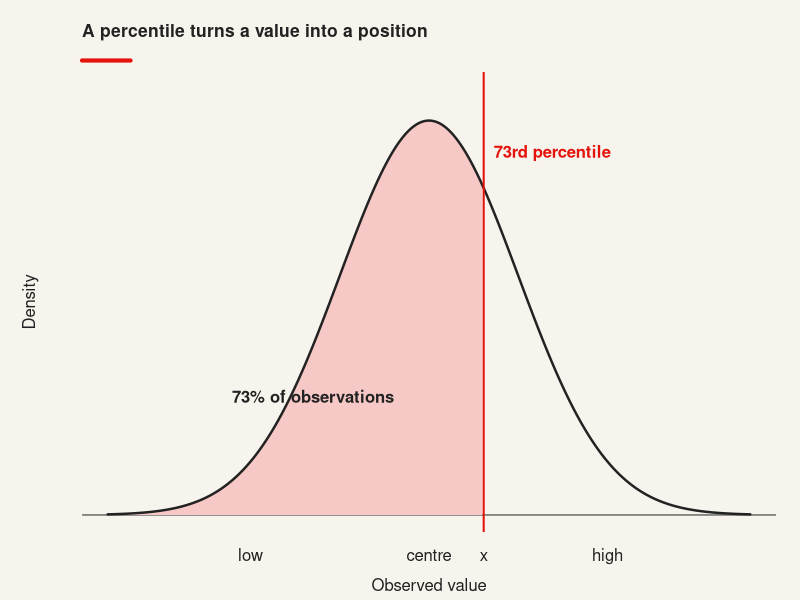
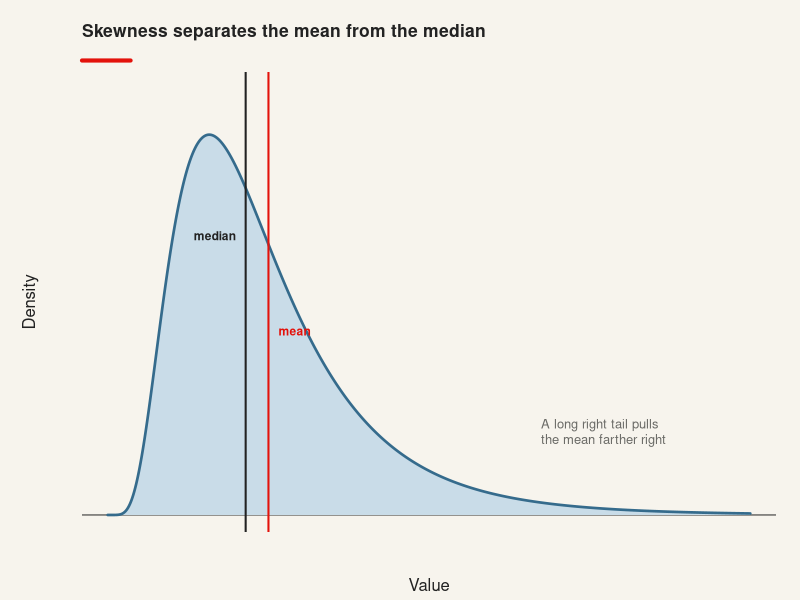
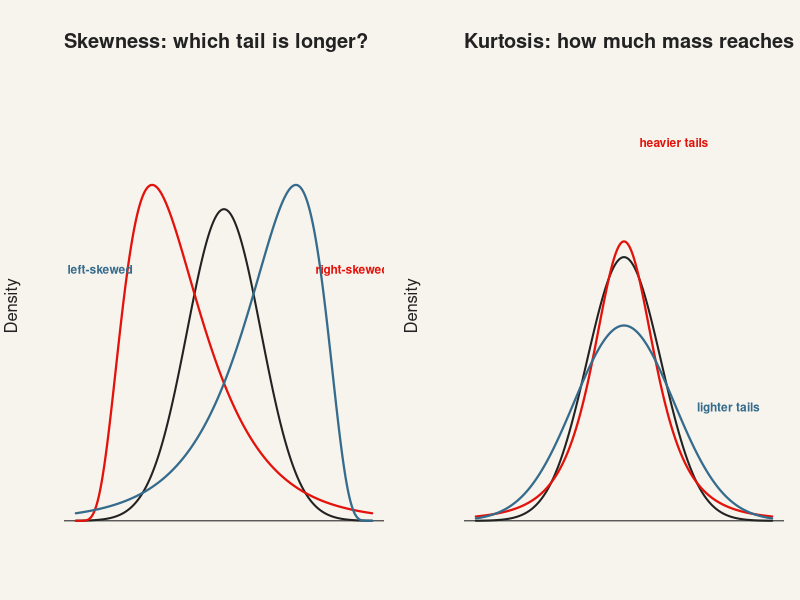
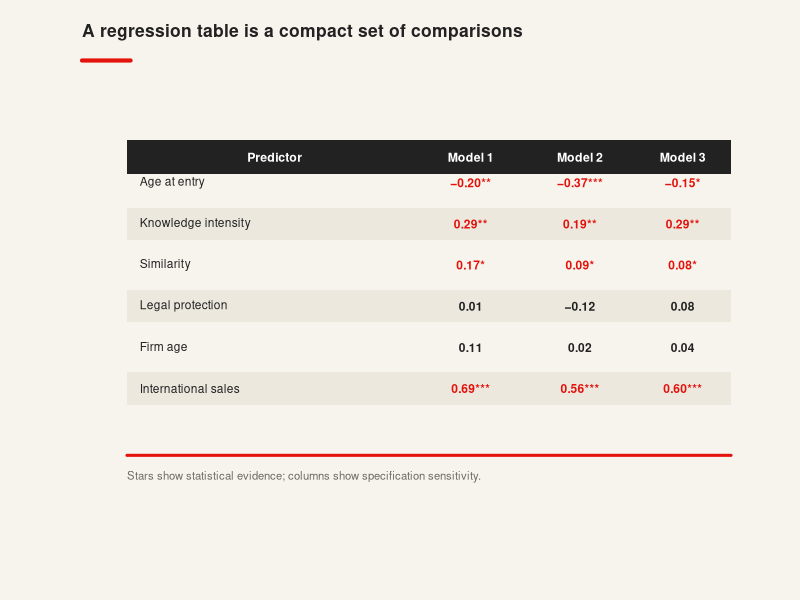
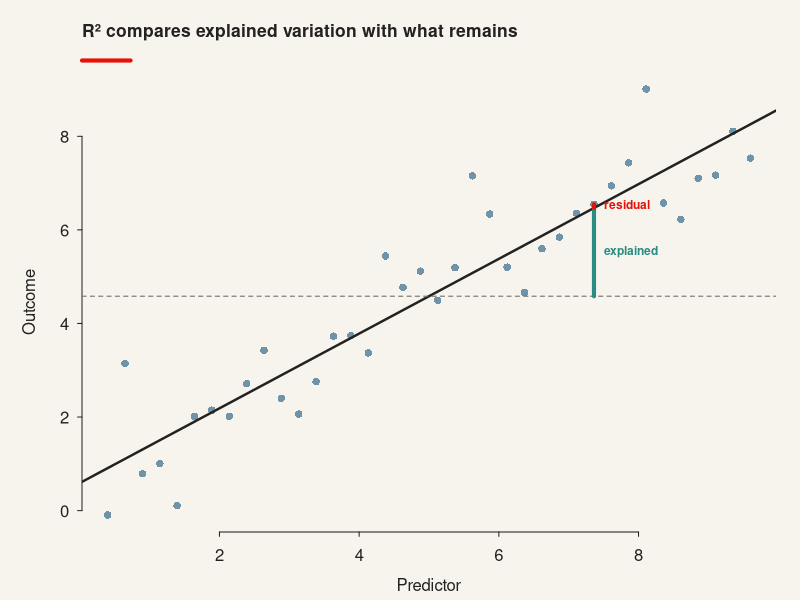
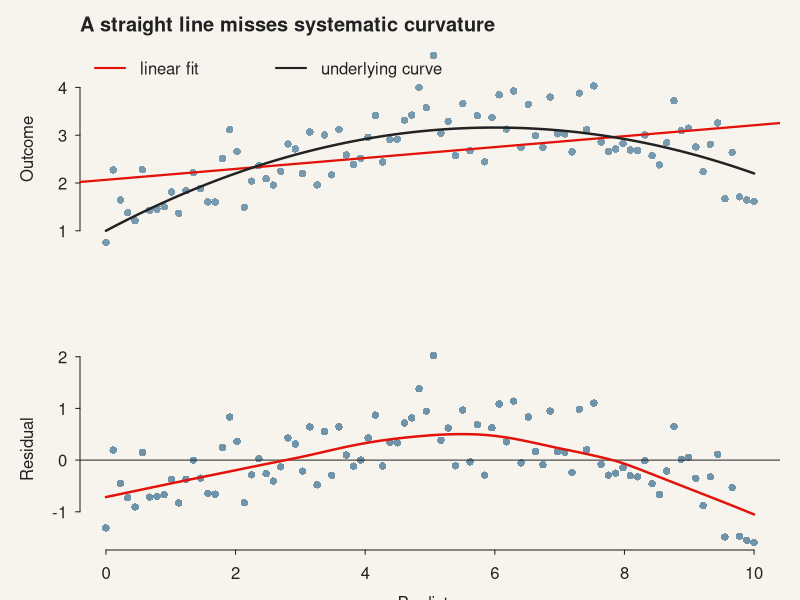
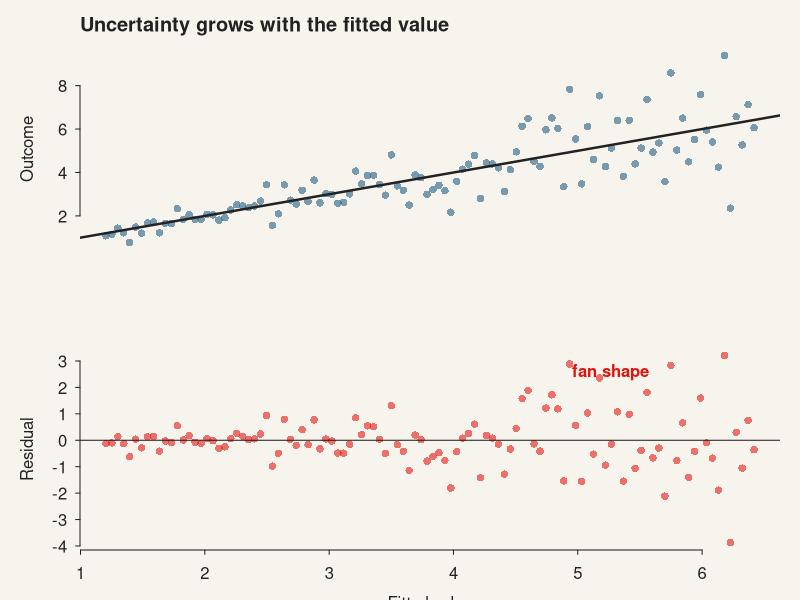
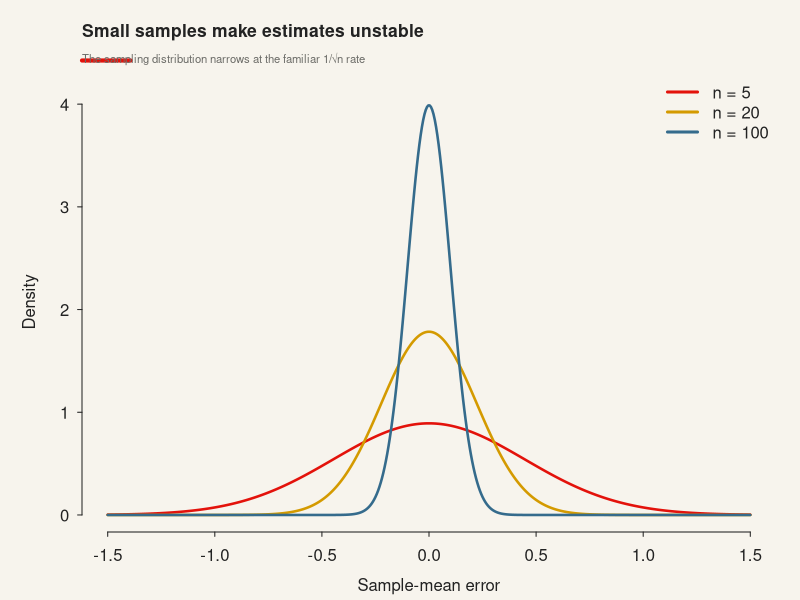

Generate these figures, in order, with R:
# Rebuilds third-party teaching figures as original, course-owned PNG graphics.
# The visual language is inspired by restrained economic-journalism graphics:
# warm paper, charcoal type, one red accent, direct labels, and minimal grids.

BG <- "#F7F4ED"
INK <- "#222222"
MUTED <- "#6B6B67"
RED <- "#E3120B"
BLUE <- "#356B8C"
TEAL <- "#2A8C82"
GOLD <- "#D49A00"
GRID <- "#D8D3C8"
PALE_RED <- "#F7C9C6"
PALE_BLUE <- "#C9DCE8"
PALE_TEAL <- "#C6E2DE"

paths <- c(
  S02 = "02-exploratory-data-analysis/01-lecture/economist-assets",
  S03 = "03-inference-diagnostics-interpretation/01-lecture/economist-assets",
  S04 = "04-bias-variance-and-cross-validation/01-lecture/economist-assets",
  S07 = "07-trees-forests-boosting/01-lecture/economist-assets",
  S08 = "08-pca-and-factor-models/01-lecture/economist-assets",
  S09 = "09-clustering-and-text-as-data/01-lecture/economist-assets",
  S10 = "10-causal-machine-learning/01-lecture/economist-assets",
  S11 = "11-forecasting-drift-and-governance/01-lecture/economist-assets"
)
invisible(lapply(paths, dir.create, recursive = TRUE, showWarnings = FALSE))

generated_assets <- character()

asset <- function(session, filename) {
  filename <- sub("\\.svg$", ".png", filename)
  path <- file.path(paths[[session]], filename)
  generated_assets <<- c(generated_assets, path)
  path
}

open_svg <- function(path, width = 10, height = 5.625) {
  # Prefer Quartz on macOS (it avoids an external X11 dependency) and Cairo on
  # headless Linux runners such as GitHub Actions.
  device_type <- if (capabilities("aqua")) "quartz" else "cairo"
  png(path, width = round(width * 144), height = round(height * 144),
      res = 144, bg = BG, pointsize = 13, family = "sans", type = device_type)
  par(bg = BG, fg = INK, col.axis = INK, col.lab = INK, col.main = INK,
      las = 1, bty = "n", mar = c(3.4, 4.1, 3.6, 1.2),
      mgp = c(2.15, 0.65, 0), tcl = -0.22)
}

headline <- function(title, subtitle = NULL) {
  mtext(title, side = 3, adj = 0, line = 1.55, font = 2, cex = 1.05, col = INK)
  segments(par("usr")[1], par("usr")[4] + 0.025 * diff(par("usr")[3:4]),
           par("usr")[1] + 0.07 * diff(par("usr")[1:2]),
           par("usr")[4] + 0.025 * diff(par("usr")[3:4]), col = RED, lwd = 4,
           xpd = NA)
  if (!is.null(subtitle))
    mtext(subtitle, side = 3, adj = 0, line = 0.25, cex = 0.68, col = MUTED)
}

direct_label <- function(x, y, label, col = INK, pos = 4, ...) {
  text(x, y, label, col = col, pos = pos, font = 2, cex = 0.72, ...)
}

box <- function(x, y, w, h, label, fill = "white", border = GRID,
                col = INK, cex = 0.72, font = 2, radius = 0) {
  rect(x - w / 2, y - h / 2, x + w / 2, y + h / 2,
       col = fill, border = border, lwd = 1.5)
  text(x, y, label, col = col, cex = cex, font = font)
}

node_circle <- function(x, y, r, label, fill = PALE_BLUE, border = BLUE,
                        col = INK, cex = 0.72) {
  symbols(x, y, circles = r, inches = FALSE, add = TRUE, bg = fill,
          fg = border, lwd = 1.6)
  text(x, y, label, col = col, cex = cex, font = 2)
}

link <- function(x0, y0, x1, y1, col = MUTED, lwd = 1.7, label = NULL) {
  arrows(x0, y0, x1, y1, length = 0.08, angle = 22, col = col, lwd = lwd)
  if (!is.null(label)) text((x0 + x1) / 2, (y0 + y1) / 2 + 2.2,
                            label, col = col, cex = 0.64, font = 2)
}

# Session 02 -----------------------------------------------------------------

open_svg(asset("S02", "percentile.svg"))
x <- seq(-3.6, 3.6, length.out = 500); y <- dnorm(x)
plot(x, y, type = "n", axes = FALSE, xlab = "Observed value", ylab = "Density",
     ylim = c(0, max(y) * 1.08)); abline(h = 0, col = INK)
cut <- qnorm(.73); xs <- x[x <= cut]
polygon(c(xs, rev(xs)), c(dnorm(xs), rep(0, length(xs))), col = PALE_RED, border = NA)
lines(x, y, col = INK, lwd = 2.4); abline(v = cut, col = RED, lwd = 2)
axis(1, at = c(-2, 0, cut, 2), labels = c("low", "centre", "x", "high"), col = NA)
text(cut, dnorm(cut) + .035, "73rd percentile", col = RED, pos = 4, font = 2)
text(-1.3, .12, "73% of observations", col = INK, font = 2)
headline("A percentile turns a value into a position")
dev.off()

open_svg(asset("S02", "mean-median.svg"))
x <- seq(0.02, 8, length.out = 700); y <- dlnorm(x, meanlog = .55, sdlog = .55)
plot(x, y, type = "n", axes = FALSE, xlab = "Value", ylab = "Density",
     ylim = c(0, max(y) * 1.12)); abline(h = 0, col = INK)
polygon(c(x, rev(x)), c(y, rep(0, length(x))), col = PALE_BLUE, border = NA)
lines(x, y, col = BLUE, lwd = 2.6)
med <- exp(.55); mn <- exp(.55 + .55^2 / 2)
abline(v = med, col = INK, lwd = 2); abline(v = mn, col = RED, lwd = 2)
direct_label(med, max(y) * .73, "median", col = INK, pos = 2)
direct_label(mn, max(y) * .48, "mean", col = RED, pos = 4)
text(5.4, max(y) * .22, "A long right tail pulls\nthe mean farther right", adj = 0,
     cex = .78, col = MUTED)
headline("Skewness separates the mean from the median")
dev.off()

open_svg(asset("S02", "shape.svg"), width = 11, height = 5.6)
par(mfrow = c(1, 2), mar = c(3.1, 3.2, 3.7, .8))
x <- seq(-4, 4, length.out = 500)
plot(x, dnorm(x), type = "n", axes = FALSE, xlab = "", ylab = "Density",
     ylim = c(0, .55)); abline(h = 0, col = INK)
lines(x, dnorm(x), col = INK, lwd = 2)
right <- dlnorm(x + 4.1, 1, .48); right <- right / max(right) * .43
left <- rev(right)
lines(x, right, col = RED, lwd = 2.2); lines(x, left, col = BLUE, lwd = 2.2)
direct_label(2.2, .32, "right-skewed", RED, 4); direct_label(-2.2, .32, "left-skewed", BLUE, 2)
title("Skewness: which tail is longer?", adj = 0, line = 1.3, font.main = 2)
plot(x, dnorm(x), type = "n", axes = FALSE, xlab = "", ylab = "Density",
     ylim = c(0, .65)); abline(h = 0, col = INK)
normal <- dnorm(x); heavy <- dt(x * 1.15, df = 3) * 1.15; light <- dnorm(x, sd = 1.35)
lines(x, normal, col = INK, lwd = 2); lines(x, heavy, col = RED, lwd = 2.2)
lines(x, light, col = BLUE, lwd = 2.2)
direct_label(.15, .57, "heavier tails", RED, 4); direct_label(1.7, .17, "lighter tails", BLUE, 4)
title("Kurtosis: how much mass reaches the tails?", adj = 0, line = 1.3, font.main = 2)
dev.off()

# Session 03: diagnostics -----------------------------------------------------

open_svg(asset("S03", "regression-table.svg"), width = 11, height = 5.9)
plot.new(); plot.window(xlim = c(0, 100), ylim = c(0, 100)); headline("A regression table is a compact set of comparisons")
cols <- c(4, 48, 65, 82, 97); rows <- seq(78, 20, length.out = 7)
rect(3, 80, 97, 88, col = INK, border = NA)
headers <- c("Predictor", "Model 1", "Model 2", "Model 3")
for (i in seq_along(headers)) text((cols[i] + cols[i + 1]) / 2, 84, headers[i], col = "white", font = 2, cex = .74)
labels <- c("Age at entry", "Knowledge intensity", "Similarity", "Legal protection", "Firm age", "International sales")
values <- rbind(c("−0.20**", "−0.37***", "−0.15*"), c("0.29**", "0.19**", "0.29**"),
                c("0.17*", "0.09*", "0.08*"), c("0.01", "−0.12", "0.08"),
                c("0.11", "0.02", "0.04"), c("0.69***", "0.56***", "0.60***"))
for (r in seq_along(labels)) {
  if (r %% 2 == 0) rect(3, rows[r] - 3.8, 97, rows[r] + 3.8, col = "#ECE8DE", border = NA)
  text(5, rows[r], labels[r], adj = 0, cex = .72, col = INK)
  for (j in 1:3) text((cols[j + 1] + cols[j + 2]) / 2, rows[r], values[r, j],
                       cex = .72, col = if (grepl("\\*", values[r, j])) RED else INK, font = 2)
}
segments(3, 14, 97, 14, col = RED, lwd = 3); text(3, 9, "Stars show statistical evidence; columns show specification sensitivity.", adj = 0, cex = .68, col = MUTED)
dev.off()

set.seed(12)
open_svg(asset("S03", "r-squared.svg"))
x <- seq(0.4, 9.6, length.out = 38); y <- 1.1 + .72 * x + rnorm(length(x), 0, 1.0)
fit <- lm(y ~ x); yh <- fitted(fit); idx <- 29
plot(x, y, pch = 16, col = adjustcolor(BLUE, .7), xlab = "Predictor", ylab = "Outcome", axes = FALSE)
axis(1); axis(2); abline(fit, col = INK, lwd = 2.4); abline(h = mean(y), col = MUTED, lty = 2)
segments(x[idx], mean(y), x[idx], yh[idx], col = TEAL, lwd = 4)
segments(x[idx], yh[idx], x[idx], y[idx], col = RED, lwd = 4)
direct_label(x[idx], (mean(y) + yh[idx]) / 2, "explained", TEAL, 4)
direct_label(x[idx], (yh[idx] + y[idx]) / 2, "residual", RED, 4)
headline("R² compares explained variation with what remains")
dev.off()

set.seed(22)
open_svg(asset("S03", "nonlinearity.svg"), width = 10.5, height = 6)
par(mfrow = c(2, 1), mar = c(2.5, 4, 2.4, 1))
x <- seq(0, 10, length.out = 90); y <- 1 + .72 * x - .06 * x^2 + rnorm(90, 0, .48); fit <- lm(y ~ x)
plot(x, y, pch = 16, col = adjustcolor(BLUE, .65), axes = FALSE, xlab = "", ylab = "Outcome")
axis(2); abline(fit, col = RED, lwd = 2.2); lines(x, 1 + .72 * x - .06 * x^2, col = INK, lwd = 2.4)
legend("topleft", c("linear fit", "underlying curve"), col = c(RED, INK), lwd = 2, bty = "n", horiz = TRUE)
title("A straight line misses systematic curvature", adj = 0, font.main = 2)
plot(x, resid(fit), pch = 16, col = adjustcolor(BLUE, .7), axes = FALSE, xlab = "Predictor", ylab = "Residual")
axis(1); axis(2); abline(h = 0, col = INK); lines(lowess(x, resid(fit), f = .45), col = RED, lwd = 2.4)
dev.off()

set.seed(33)
open_svg(asset("S03", "heteroskedasticity.svg"), width = 10.5, height = 6)
par(mfrow = c(2, 1), mar = c(2.5, 4, 2.4, 1))
x <- seq(0.2, 10, length.out = 110); y <- 1 + .55 * x + rnorm(110, 0, .18 + .12 * x); fit <- lm(y ~ x)
plot(x, y, pch = 16, col = adjustcolor(BLUE, .65), axes = FALSE, xlab = "", ylab = "Outcome")
axis(2); abline(fit, col = INK, lwd = 2.4); title("Uncertainty grows with the fitted value", adj = 0, font.main = 2)
plot(fitted(fit), resid(fit), pch = 16, col = adjustcolor(RED, .58), axes = FALSE, xlab = "Fitted value", ylab = "Residual")
axis(1); axis(2); abline(h = 0, col = INK); text(max(fitted(fit)) * .82, max(resid(fit)) * .8, "fan shape", col = RED, font = 2)
dev.off()

open_svg(asset("S03", "small-samples.svg"))
x <- seq(-1.5, 1.5, length.out = 500); ns <- c(5, 20, 100); cols <- c(RED, GOLD, BLUE)
plot(x, dnorm(x, sd = 1 / sqrt(5)), type = "n", axes = FALSE, xlab = "Sample-mean error", ylab = "Density",
     ylim = c(0, max(dnorm(x, sd = 1 / sqrt(100))) * 1.04)); axis(1); axis(2)
for (i in seq_along(ns)) lines(x, dnorm(x, sd = 1 / sqrt(ns[i])), col = cols[i], lwd = 2.5)
legend("topright", paste("n =", ns), col = cols, lwd = 3, bty = "n")
headline("Small samples make estimates unstable", "The sampling distribution narrows at the familiar 1/√n rate")
dev.off()

# Session 04: logistic regression -------------------------------------------

open_svg(asset("S04", "logistic-curves.svg"), width = 10.5, height = 5.8)
par(mfrow = c(1, 2), mar = c(3.3, 3.7, 3.6, .8))
x <- seq(-6, 6, length.out = 400)
for (sign in c(1, -1)) {
  p <- plogis(sign * x)
  plot(x, p, type = "n", ylim = c(0, 1), axes = FALSE, xlab = "Predictor x", ylab = "Probability")
  axis(1); axis(2, at = c(0, .5, 1)); abline(h = c(0, .5, 1), col = GRID, lty = c(1, 2, 1))
  lines(x, p, col = if (sign == 1) RED else BLUE, lwd = 3)
  title(if (sign == 1) "Positive coefficient" else "Negative coefficient", adj = 0, font.main = 2)
  text(if (sign == 1) 3.5 else -3.5, .82, if (sign == 1) "odds rise" else "odds fall",
       col = if (sign == 1) RED else BLUE, font = 2)
}
dev.off()

# Session 07: PCA and factor analysis ---------------------------------------

set.seed(48)
open_svg(asset("S07", "bayes-classifier.svg"))
n <- 90; x1 <- rnorm(n, rep(c(-1.2, 1.25), each = n / 2), .75); x2 <- rnorm(n, rep(c(.6, -.4), each = n / 2), .8)
grp <- rep(c(0, 1), each = n / 2)
plot(x1, x2, pch = 21, bg = ifelse(grp == 0, PALE_RED, PALE_BLUE), col = ifelse(grp == 0, RED, BLUE),
     axes = FALSE, xlab = "Feature 1", ylab = "Feature 2", cex = 1.05); axis(1); axis(2)
curve(.18 * x^2 - .35 * x + .05, from = -3.2, to = 3.2, add = TRUE, col = INK, lwd = 2.7)
text(-2.4, -1.4, "class A", col = RED, font = 2); text(2.1, 1.35, "class B", col = BLUE, font = 2)
headline("The Bayes boundary assigns the most probable class")
dev.off()

open_svg(asset("S07", "cross-validation.svg"), width = 11, height = 5.6)
plot.new(); plot.window(xlim = c(0, 12), ylim = c(0, 10)); headline("Ten-fold cross-validation rotates the test set")
for (r in 1:6) {
  for (k in 1:10) rect(k, 8.4 - r, k + .78, 8.92 - r, col = if (k == r) RED else "white", border = GRID)
  text(.65, 8.65 - r, paste0("fold ", r), adj = 1, cex = .68, col = MUTED)
}
text(5.9, 1.35, "Every observation is tested once; training never sees its own test fold.", cex = .76, col = INK, font = 2)
dev.off()

open_svg(asset("S07", "learning-taxonomy.svg"), width = 11, height = 6)
plot.new(); plot.window(xlim = c(0, 100), ylim = c(0, 100)); headline("Learning problems differ by the signal available")
box(50, 82, 28, 9, "Machine learning", fill = INK, border = INK, col = "white", cex = .82)
box(22, 60, 25, 9, "Supervised", fill = PALE_RED, border = RED)
box(50, 60, 25, 9, "Unsupervised", fill = PALE_BLUE, border = BLUE)
box(78, 60, 25, 9, "Reinforcement", fill = PALE_TEAL, border = TEAL)
segments(50, 77.5, c(22, 50, 78), c(64.5, 64.5, 64.5), col = MUTED, lwd = 1.5)
box(14, 35, 20, 8, "Classification", fill = "white", border = GRID)
box(31, 35, 20, 8, "Regression", fill = "white", border = GRID)
box(44, 35, 20, 8, "Clustering", fill = "white", border = GRID)
box(61, 35, 20, 8, "Dimension reduction", fill = "white", border = GRID)
box(78, 35, 20, 8, "Policy learning", fill = "white", border = GRID)
segments(22, 55.5, c(14, 31), c(39, 39), col = MUTED)
segments(50, 55.5, c(44, 61), c(39, 39), col = MUTED)
segments(78, 55.5, 78, 39, col = MUTED)
text(50, 18, "PCA and factor analysis live in the unsupervised branch.", col = RED, font = 2, cex = .82)
dev.off()

set.seed(54)
open_svg(asset("S07", "pca-axes.svg"))
z1 <- rnorm(95, 0, 1.35); z2 <- .55 * z1 + rnorm(95, 0, .48)
plot(z1, z2, pch = 21, bg = PALE_BLUE, col = BLUE, axes = FALSE, xlab = "Original variable x", ylab = "Original variable y")
axis(1); axis(2); arrows(-2.8, -1.5, 2.9, 1.65, col = RED, lwd = 3, length = .1)
arrows(1.0, -2.0, -1.0, 2.0, col = INK, lwd = 2, length = .1)
direct_label(2.15, 1.5, "PC1: most variance", RED, 4)
direct_label(-.9, 1.9, "PC2", INK, 2)
headline("PCA rotates the axes toward maximum variation")
dev.off()

set.seed(60)
open_svg(asset("S07", "pca-biplot.svg"))
score1 <- rnorm(45); score2 <- .35 * score1 + rnorm(45, sd = .72)
plot(score1, score2, pch = 21, bg = PALE_BLUE, col = BLUE, axes = FALSE, xlab = "PC1", ylab = "PC2", xlim = c(-2.7, 2.7), ylim = c(-2.3, 2.3))
axis(1); axis(2); abline(h = 0, v = 0, col = GRID)
loads <- rbind(c(1.8, .6), c(1.3, -1.4), c(-1.2, 1.5), c(-1.7, -.6)); labs <- c("productivity", "investment", "skills", "energy")
for (i in 1:4) { arrows(0, 0, loads[i, 1], loads[i, 2], col = RED, lwd = 2, length = .09); direct_label(loads[i, 1], loads[i, 2], labs[i], RED, 4) }
headline("A biplot joins observations with variable loadings")
dev.off()

open_svg(asset("S07", "dimension-reduction-map.svg"), width = 11, height = 6)
plot.new(); plot.window(xlim = c(0, 100), ylim = c(0, 100)); headline("Choose a method from the variables you actually have")
box(50, 82, 30, 9, "Multivariate data", fill = INK, border = INK, col = "white")
box(18, 59, 25, 9, "Quantitative", fill = PALE_BLUE, border = BLUE)
box(50, 59, 25, 9, "Qualitative", fill = PALE_TEAL, border = TEAL)
box(82, 59, 25, 9, "Mixed", fill = PALE_RED, border = RED)
segments(50, 77.5, c(18, 50, 82), c(63.5, 63.5, 63.5), col = MUTED)
box(11, 34, 17, 8, "PCA", fill = "white", border = BLUE)
box(29, 34, 17, 8, "Factor analysis", fill = "white", border = BLUE)
box(50, 34, 17, 8, "MCA", fill = "white", border = TEAL)
box(74, 34, 17, 8, "FAMD", fill = "white", border = RED)
box(91, 34, 14, 8, "MFA", fill = "white", border = RED)
segments(18, 54.5, c(11, 29), c(38, 38), col = MUTED); segments(50, 54.5, 50, 38, col = MUTED); segments(82, 54.5, c(74, 91), c(38, 38), col = MUTED)
dev.off()

# Session 08: KNN and bias-variance -----------------------------------------

open_svg(asset("S08", "bias-variance.svg"))
cplx <- seq(0.03, 1, length.out = 300); bias2 <- 1.05 * exp(-3.2 * cplx) + .05; variance <- .08 + .82 * cplx^2; total <- bias2 + variance + .13
plot(cplx, total, type = "n", axes = FALSE, xlab = "Model flexibility", ylab = "Expected test error", ylim = c(0, 1.25)); axis(1, at = c(.05, .5, .95), labels = c("simple", "balanced", "very flexible")); axis(2)
lines(cplx, bias2, col = BLUE, lwd = 2.5); lines(cplx, variance, col = RED, lwd = 2.5); lines(cplx, total, col = INK, lwd = 3)
best <- which.min(total); abline(v = cplx[best], col = GOLD, lty = 2, lwd = 2)
direct_label(.18, bias2[45], "bias²", BLUE, 4); direct_label(.82, variance[245], "variance", RED, 4); direct_label(cplx[best], total[best], "lowest total error", GOLD, 4)
headline("Good prediction balances bias against variance")
dev.off()

set.seed(72); x <- sort(runif(35, -3, 3)); truth <- sin(x) + .15 * x; y <- truth + rnorm(35, 0, .22)
open_svg(asset("S08", "underfit.svg"))
plot(x, y, pch = 21, bg = PALE_BLUE, col = BLUE, axes = FALSE, xlab = "x", ylab = "y"); axis(1); axis(2)
abline(lm(y ~ x), col = RED, lwd = 3); lines(x, truth, col = INK, lwd = 2, lty = 2)
headline("Underfitting leaves stable structure unexplained")
legend("topleft", c("linear fit", "signal"), col = c(RED, INK), lwd = c(3, 2), lty = c(1, 2), bty = "n")
dev.off()

open_svg(asset("S08", "overfit.svg"))
plot(x, y, pch = 21, bg = PALE_BLUE, col = BLUE, axes = FALSE, xlab = "x", ylab = "y"); axis(1); axis(2)
polyfit <- lm(y ~ poly(x, 10)); gridx <- seq(min(x), max(x), length.out = 500); lines(gridx, predict(polyfit, newdata = data.frame(x = gridx)), col = RED, lwd = 2.5)
lines(x, truth, col = INK, lwd = 2, lty = 2); headline("Overfitting follows noise as though it were signal")
dev.off()

set.seed(75)
open_svg(asset("S08", "knn-boundary.svg"))
a <- cbind(rnorm(70, -1.1, .7), rnorm(70, .4, .8)); b <- cbind(rnorm(70, 1.1, .75), rnorm(70, -.25, .75))
plot(a, pch = 21, bg = PALE_RED, col = RED, axes = FALSE, xlab = "Feature 1", ylab = "Feature 2", xlim = c(-3, 3), ylim = c(-2.6, 2.6)); points(b, pch = 21, bg = PALE_BLUE, col = BLUE); axis(1); axis(2)
curve(.18 * sin(2 * x) - .2 * x, from = -3, to = 3, add = TRUE, col = INK, lwd = 3)
headline("KNN lets nearby observations draw the boundary")
dev.off()

open_svg(asset("S08", "nearest-neighbours.svg"))
set.seed(79); pts <- cbind(runif(18, -2.4, 2.4), runif(18, -2, 2)); cl <- rep(c(RED, BLUE), 9)
plot(pts, pch = 21, bg = adjustcolor(cl, .22), col = cl, cex = 1.15, axes = FALSE, xlab = "Feature 1", ylab = "Feature 2", asp = 1); axis(1); axis(2)
symbols(0, 0, circles = 1.15, inches = FALSE, add = TRUE, fg = TEAL, lwd = 2.5); points(0, 0, pch = 4, lwd = 3, cex = 1.4, col = INK)
text(1.2, 1.15, "k-neighbourhood", col = TEAL, font = 2, pos = 4)
headline("A query inherits the majority label in its neighbourhood")
dev.off()

open_svg(asset("S08", "complexity-compare.svg"), width = 11, height = 5.7)
par(mfrow = c(1, 3), mar = c(3, 2.4, 3.5, .5))
set.seed(81); px <- runif(70, -2.5, 2.5); py <- runif(70, -2, 2); cls <- px + .35 * py + rnorm(70, 0, .65) > 0
for (i in 1:3) {
  plot(px, py, pch = 21, bg = ifelse(cls, PALE_BLUE, PALE_RED), col = ifelse(cls, BLUE, RED), axes = FALSE, xlab = "", ylab = "")
  if (i == 1) curve(.25 * sin(5 * x), add = TRUE, col = INK, lwd = 2.3)
  if (i == 2) curve(.12 * sin(1.4 * x), add = TRUE, col = INK, lwd = 2.3)
  if (i == 3) abline(v = 0, col = INK, lwd = 2.3)
  title(c("k = 1: jagged", "k = 10: balanced", "k = 100: blunt")[i], adj = 0, font.main = 2, cex.main = .9)
}
dev.off()

open_svg(asset("S08", "error-complexity.svg"))
cplx <- seq(.02, 1, length.out = 220); train <- .65 * exp(-3.3 * cplx) + .08; test <- .22 + 1.05 * (cplx - .48)^2
plot(cplx, test, type = "n", axes = FALSE, xlab = "Model flexibility", ylab = "Error", ylim = c(0, .82)); axis(1, at = c(.05, .5, .95), labels = c("simple", "balanced", "flexible")); axis(2)
lines(cplx, train, col = BLUE, lwd = 2.7); lines(cplx, test, col = RED, lwd = 2.7); abline(v = cplx[which.min(test)], col = GOLD, lty = 2)
direct_label(.72, train[160], "training", BLUE, 4); direct_label(.72, test[160], "test", RED, 4)
headline("Training error keeps falling after test error turns")
dev.off()

open_svg(asset("S08", "confusion-matrix.svg"), width = 8.4, height = 6)
plot.new(); plot.window(xlim = c(0, 100), ylim = c(0, 100)); headline("A confusion matrix separates four kinds of decision")
rect(22, 16, 82, 76, border = INK, lwd = 2); segments(52, 16, 52, 76, col = INK); segments(22, 46, 82, 46, col = INK)
rect(22, 46, 52, 76, col = PALE_TEAL, border = NA); rect(52, 16, 82, 46, col = PALE_TEAL, border = NA)
rect(52, 46, 82, 76, col = PALE_RED, border = NA); rect(22, 16, 52, 46, col = PALE_RED, border = NA)
segments(52, 16, 52, 76, col = INK); segments(22, 46, 82, 46, col = INK); rect(22, 16, 82, 76, border = INK, lwd = 2)
text(c(37, 67, 37, 67), c(61, 61, 31, 31), c("TRUE\nPOSITIVE", "FALSE\nPOSITIVE", "FALSE\nNEGATIVE", "TRUE\nNEGATIVE"), font = 2, cex = .82, col = c(TEAL, RED, RED, TEAL))
text(52, 83, "PREDICTED", font = 2); text(14, 46, "ACTUAL", srt = 90, font = 2)
dev.off()

# Session 09: SEM ------------------------------------------------------------

open_svg(asset("S09", "cfa-model.svg"), width = 11, height = 6)
plot.new(); plot.window(xlim = c(0, 100), ylim = c(0, 100)); headline("CFA links latent constructs to observed indicators")
lat <- c(20, 50, 80); labs <- c("Visual", "Textual", "Speed"); fills <- c(PALE_RED, PALE_BLUE, PALE_TEAL); borders <- c(RED, BLUE, TEAL)
for (i in 1:3) {
  node_circle(lat[i], 73, 8, labs[i], fills[i], borders[i])
  for (j in 1:3) { xx <- lat[i] + (j - 2) * 8; box(xx, 33, 7, 8, paste0(substr(labs[i], 1, 1), j), fill = "white"); link(lat[i] + (j - 2) * 1.2, 65, xx, 37, borders[i], 1.4) }
}
dev.off()

open_svg(asset("S09", "sem-model.svg"), width = 11, height = 6)
plot.new(); plot.window(xlim = c(0, 100), ylim = c(0, 100)); headline("SEM estimates direct and indirect paths together")
node_circle(17, 62, 9, "Capabilities", PALE_BLUE, BLUE); node_circle(50, 62, 9, "Innovation", PALE_TEAL, TEAL); node_circle(83, 62, 9, "Performance", PALE_RED, RED)
link(26, 62, 41, 62, BLUE, label = "0.48"); link(59, 62, 74, 62, TEAL, label = "0.37"); link(23, 53, 77, 53, RED, label = "0.18 direct")
for (x0 in c(12, 17, 22)) box(x0, 28, 7, 7, paste0("x", (x0 - 7) / 5), fill = "white")
for (x0 in c(45, 50, 55)) box(x0, 28, 7, 7, paste0("m", (x0 - 40) / 5), fill = "white")
for (x0 in c(78, 83, 88)) box(x0, 28, 7, 7, paste0("y", (x0 - 73) / 5), fill = "white")
dev.off()

open_svg(asset("S09", "tpb-model.svg"), width = 11, height = 6)
plot.new(); plot.window(xlim = c(0, 100), ylim = c(0, 100)); headline("A theory becomes testable when its paths are explicit")
box(16, 76, 22, 9, "Attitude", fill = PALE_RED, border = RED)
box(16, 52, 22, 9, "Subjective norms", fill = PALE_BLUE, border = BLUE)
box(16, 28, 22, 9, "Perceived control", fill = PALE_TEAL, border = TEAL)
box(53, 52, 22, 11, "Intention", fill = "white", border = INK)
box(84, 52, 22, 11, "Behaviour", fill = INK, border = INK, col = "white")
link(27, 76, 42, 57, RED, label = ".42"); link(27, 52, 42, 52, BLUE, label = ".28"); link(27, 28, 42, 47, TEAL, label = ".35"); link(64, 52, 73, 52, INK, label = ".61")
link(27, 28, 75, 46, TEAL, label = ".14 direct")
dev.off()

# Session 10: causal framework ----------------------------------------------

open_svg(asset("S10", "potential-outcomes.svg"), width = 11, height = 6)
plot.new(); plot.window(xlim = c(0, 100), ylim = c(0, 100)); headline("Causal effects compare two outcomes for the same unit")
box(16, 54, 20, 11, "Unit i", fill = INK, border = INK, col = "white", cex = .84)
box(52, 72, 28, 12, "Yᵢ(1): treated", fill = PALE_RED, border = RED, col = INK)
box(52, 36, 28, 12, "Yᵢ(0): untreated", fill = PALE_BLUE, border = BLUE, col = INK)
link(26, 58, 38, 69, RED); link(26, 50, 38, 39, BLUE)
box(84, 72, 20, 10, "observed", fill = "white", border = RED, col = RED)
box(84, 36, 20, 10, "counterfactual", fill = "white", border = BLUE, col = BLUE)
text(52, 13, "Individual effect = Yᵢ(1) − Yᵢ(0)", cex = .92, font = 2, col = INK)
dev.off()

# Session 11: difference in differences -------------------------------------

open_svg(asset("S11", "did-basic.svg"))
plot(c(0, 1), c(35, 55), type = "n", axes = FALSE, xlab = "", ylab = "Outcome", xlim = c(-.12, 1.18), ylim = c(25, 95)); axis(1, at = c(0, 1), labels = c("Before", "After")); axis(2)
lines(c(0, 1), c(35, 55), col = BLUE, lwd = 3); points(c(0, 1), c(35, 55), pch = 16, col = BLUE)
lines(c(0, 1), c(50, 85), col = RED, lwd = 3); points(c(0, 1), c(50, 85), pch = 16, col = RED)
lines(c(0, 1), c(50, 70), col = RED, lwd = 2, lty = 2); segments(1.03, 70, 1.03, 85, col = GOLD, lwd = 4)
direct_label(.08, 38, "control", BLUE, 4); direct_label(.08, 53, "treated", RED, 4); direct_label(1.03, 78, "DiD = 15", GOLD, 4)
headline("Difference-in-differences isolates the change beyond the common trend")
dev.off()

open_svg(asset("S11", "did-table.svg"), width = 9.4, height = 6)
plot.new(); plot.window(xlim = c(0, 100), ylim = c(0, 100)); headline("The estimator is a difference of two changes")
xs <- c(8, 41, 65, 91); ys <- c(78, 60, 42, 24)
rect(8, 70, 91, 82, col = INK, border = NA)
for (i in 1:3) text((xs[i] + xs[i + 1]) / 2, 76, c("Group", "Before", "After")[i], col = "white", font = 2)
vals <- list(c("Control", "35", "55"), c("Treated", "50", "85"), c("Change", "+15", "+30"))
for (r in 1:3) for (j in 1:3) text((xs[j] + xs[j + 1]) / 2, ys[r + 1], vals[[r]][j], cex = .9, font = if (r == 3) 2 else 1, col = if (r == 3) RED else INK)
segments(8, 32, 91, 32, col = GRID, lwd = 2); text(50, 14, "DiD = 30 − 15 = 15", col = RED, font = 2, cex = 1.2)
dev.off()

open_svg(asset("S11", "did-coefficients.svg"), width = 11, height = 6)
plot(c(0, 1), c(35, 55), type = "n", axes = FALSE, xlab = "", ylab = "Outcome", xlim = c(-.18, 1.32), ylim = c(25, 95)); axis(1, at = c(0, 1), labels = c("Pre", "Post")); axis(2)
lines(c(0, 1), c(35, 55), col = BLUE, lwd = 3); lines(c(0, 1), c(50, 85), col = RED, lwd = 3)
points(rep(c(0, 1), 2), c(35, 55, 50, 85), pch = 16, col = rep(c(BLUE, RED), each = 2))
text(-.08, 35, "β₀", col = BLUE, font = 2); segments(-.04, 35, -.04, 50, col = GOLD, lwd = 3); text(-.08, 43, "β₁", col = GOLD, font = 2)
segments(1.08, 35, 1.08, 55, col = BLUE, lwd = 3); text(1.12, 45, "β₂", col = BLUE, font = 2, pos = 4)
segments(1.18, 70, 1.18, 85, col = RED, lwd = 3); text(1.22, 78, "β₃", col = RED, font = 2, pos = 4)
headline("Each DiD coefficient maps to one visible contrast")
dev.off()

open_svg(asset("S11", "did-counterfactual.svg"))
plot(c(0, 1), c(35, 55), type = "n", axes = FALSE, xlab = "", ylab = "Outcome", xlim = c(-.12, 1.2), ylim = c(25, 95)); axis(1, at = c(0, 1), labels = c("Before", "After")); axis(2)
lines(c(0, 1), c(35, 55), col = BLUE, lwd = 3); lines(c(0, 1), c(50, 85), col = RED, lwd = 3)
lines(c(0, 1), c(50, 70), col = RED, lwd = 3, lty = 2); segments(1.03, 70, 1.03, 85, col = GOLD, lwd = 4)
direct_label(.72, 67, "counterfactual", RED, 2); direct_label(.7, 85, "observed treated", RED, 2); direct_label(.72, 52, "control trend", BLUE, 2)
headline("Parallel trends supply the missing counterfactual")
dev.off()

count <- length(unique(generated_assets))
cat("Built", count, "Economist-style assets.\n")
